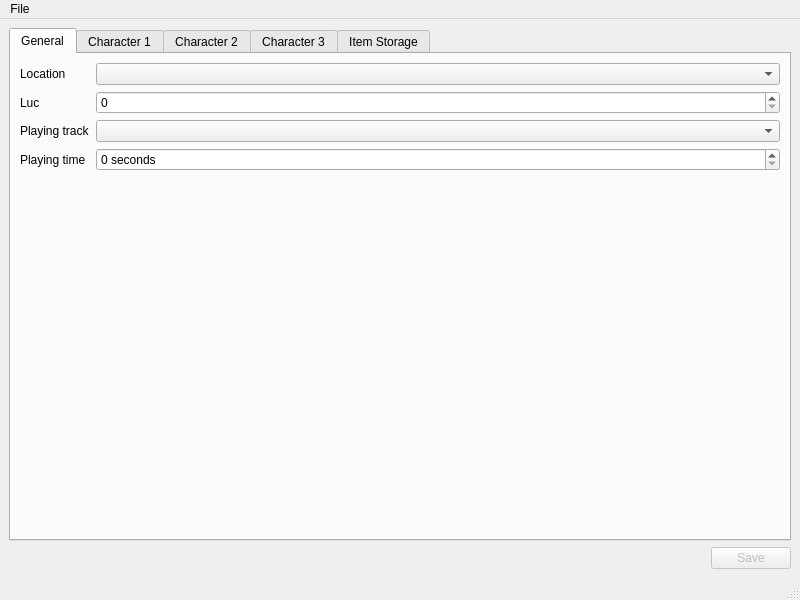
<?xml version="1.0" encoding="UTF-8"?>
<ui version="4.0">
 <class>MainWindow</class>
 <widget class="QMainWindow" name="MainWindow">
  <property name="geometry">
   <rect>
    <x>0</x>
    <y>0</y>
    <width>800</width>
    <height>600</height>
   </rect>
  </property>
  <property name="windowTitle">
   <string>Seiken Densetsu 3 Save Editor</string>
  </property>
  <widget class="QWidget" name="centralwidget">
   <layout class="QGridLayout" name="gridLayout">
    <item row="0" column="0">
     <widget class="QTabWidget" name="tabsOverview">
      <property name="currentIndex">
       <number>0</number>
      </property>
      <widget class="QWidget" name="tab">
       <attribute name="title">
        <string>General</string>
       </attribute>
       <layout class="QGridLayout" name="gridLayout_2">
        <item row="0" column="0">
         <layout class="QFormLayout" name="formLayout">
          <property name="fieldGrowthPolicy">
           <enum>QFormLayout::AllNonFixedFieldsGrow</enum>
          </property>
          <item row="0" column="0">
           <widget class="QLabel" name="locationLabel">
            <property name="text">
             <string>Location</string>
            </property>
           </widget>
          </item>
          <item row="0" column="1">
           <widget class="QComboBox" name="locationComboBox"/>
          </item>
          <item row="1" column="0">
           <widget class="QLabel" name="labelLuc">
            <property name="text">
             <string>Luc</string>
            </property>
           </widget>
          </item>
          <item row="1" column="1">
           <widget class="QSpinBox" name="spinBoxLuc">
            <property name="maximum">
             <number>677215</number>
            </property>
           </widget>
          </item>
          <item row="2" column="0">
           <widget class="QLabel" name="label">
            <property name="text">
             <string>Playing track</string>
            </property>
           </widget>
          </item>
          <item row="2" column="1">
           <widget class="QComboBox" name="tracksComboBox"/>
          </item>
          <item row="3" column="0">
           <widget class="QLabel" name="label_2">
            <property name="text">
             <string>Playing time</string>
            </property>
           </widget>
          </item>
          <item row="3" column="1">
           <widget class="QSpinBox" name="secondsSpinBox">
            <property name="suffix">
             <string> seconds</string>
            </property>
            <property name="maximum">
             <number>2147483647</number>
            </property>
           </widget>
          </item>
         </layout>
        </item>
       </layout>
      </widget>
      <widget class="QWidget" name="tab_2">
       <attribute name="title">
        <string>Character 1</string>
       </attribute>
       <layout class="QGridLayout" name="gridLayout_3">
        <item row="0" column="0">
         <layout class="QFormLayout" name="formLayout_3">
          <item row="1" column="0">
           <widget class="QLabel" name="labelCharacter1Name">
            <property name="text">
             <string>Name</string>
            </property>
           </widget>
          </item>
          <item row="1" column="1">
           <widget class="QLineEdit" name="c1NameLineEdit"/>
          </item>
          <item row="2" column="0">
           <widget class="QLabel" name="labelCurrentHpChar1">
            <property name="text">
             <string>Current HP</string>
            </property>
           </widget>
          </item>
          <item row="3" column="0">
           <widget class="QLabel" name="labelMaxHpChar1">
            <property name="text">
             <string>Max HP</string>
            </property>
           </widget>
          </item>
          <item row="2" column="1">
           <widget class="QSpinBox" name="spinBoxCurrentHpChar1">
            <property name="maximum">
             <number>999</number>
            </property>
           </widget>
          </item>
          <item row="3" column="1">
           <widget class="QSpinBox" name="spinBoxMaxHpChar1">
            <property name="maximum">
             <number>999</number>
            </property>
           </widget>
          </item>
          <item row="4" column="0">
           <widget class="QLabel" name="labelCurrentMpChar1">
            <property name="text">
             <string>Current MP</string>
            </property>
           </widget>
          </item>
          <item row="4" column="1">
           <widget class="QSpinBox" name="spinBoxCurrMpChar1">
            <property name="maximum">
             <number>999</number>
            </property>
           </widget>
          </item>
          <item row="5" column="0">
           <widget class="QLabel" name="labelMaxMpChar1">
            <property name="text">
             <string>Max MP</string>
            </property>
           </widget>
          </item>
          <item row="5" column="1">
           <widget class="QSpinBox" name="spinBoxMaxMpChar1">
            <property name="maximum">
             <number>999</number>
            </property>
           </widget>
          </item>
         </layout>
        </item>
       </layout>
      </widget>
      <widget class="QWidget" name="tab_3">
       <attribute name="title">
        <string>Character 2</string>
       </attribute>
       <layout class="QGridLayout" name="gridLayout_4">
        <item row="0" column="0">
         <layout class="QFormLayout" name="formLayout_4">
          <item row="1" column="0">
           <widget class="QLabel" name="labelCharacter2Name">
            <property name="text">
             <string>Name</string>
            </property>
           </widget>
          </item>
          <item row="1" column="1">
           <widget class="QLineEdit" name="c2NameLineEdit"/>
          </item>
          <item row="2" column="0">
           <widget class="QLabel" name="labelCurrentHpChar2">
            <property name="text">
             <string>Current HP</string>
            </property>
           </widget>
          </item>
          <item row="2" column="1">
           <widget class="QSpinBox" name="spinBoxCurrentHpChar2">
            <property name="maximum">
             <number>999</number>
            </property>
           </widget>
          </item>
          <item row="3" column="0">
           <widget class="QLabel" name="labelMaxHpChar2">
            <property name="text">
             <string>Max HP</string>
            </property>
           </widget>
          </item>
          <item row="3" column="1">
           <widget class="QSpinBox" name="spinBoxMaxHpChar2">
            <property name="maximum">
             <number>999</number>
            </property>
           </widget>
          </item>
          <item row="4" column="0">
           <widget class="QLabel" name="labelCurrentMpChar2">
            <property name="text">
             <string>Current MP</string>
            </property>
           </widget>
          </item>
          <item row="4" column="1">
           <widget class="QSpinBox" name="spinBoxCurrMpChar2">
            <property name="maximum">
             <number>999</number>
            </property>
           </widget>
          </item>
          <item row="5" column="0">
           <widget class="QLabel" name="labelMaxMpChar2">
            <property name="text">
             <string>Max MP</string>
            </property>
           </widget>
          </item>
          <item row="5" column="1">
           <widget class="QSpinBox" name="spinBoxMaxMpChar2">
            <property name="maximum">
             <number>999</number>
            </property>
           </widget>
          </item>
         </layout>
        </item>
       </layout>
      </widget>
      <widget class="QWidget" name="tab_4">
       <attribute name="title">
        <string>Character 3</string>
       </attribute>
       <layout class="QGridLayout" name="gridLayout_5">
        <item row="0" column="0">
         <layout class="QFormLayout" name="formLayout_5">
          <item row="1" column="0">
           <widget class="QLabel" name="labelCharacter3Name">
            <property name="text">
             <string>Name</string>
            </property>
           </widget>
          </item>
          <item row="1" column="1">
           <widget class="QLineEdit" name="c3NameLineEdit"/>
          </item>
          <item row="2" column="0">
           <widget class="QLabel" name="labelCurrentHpChar3">
            <property name="text">
             <string>Current HP</string>
            </property>
           </widget>
          </item>
          <item row="3" column="0">
           <widget class="QLabel" name="labelMaxHpChar3">
            <property name="text">
             <string>Max HP</string>
            </property>
           </widget>
          </item>
          <item row="2" column="1">
           <widget class="QSpinBox" name="spinBoxCurrentHpChar3">
            <property name="maximum">
             <number>999</number>
            </property>
           </widget>
          </item>
          <item row="3" column="1">
           <widget class="QSpinBox" name="spinBoxMaxHpChar3">
            <property name="maximum">
             <number>999</number>
            </property>
           </widget>
          </item>
          <item row="4" column="0">
           <widget class="QLabel" name="labelCurrentMpChar3">
            <property name="text">
             <string>Current MP</string>
            </property>
           </widget>
          </item>
          <item row="4" column="1">
           <widget class="QSpinBox" name="spinBoxCurrMpChar3">
            <property name="maximum">
             <number>999</number>
            </property>
           </widget>
          </item>
          <item row="5" column="0">
           <widget class="QLabel" name="labelMaxMpChar3">
            <property name="text">
             <string>Max MP</string>
            </property>
           </widget>
          </item>
          <item row="5" column="1">
           <widget class="QSpinBox" name="spinBoxMaxMpChar3">
            <property name="maximum">
             <number>999</number>
            </property>
           </widget>
          </item>
         </layout>
        </item>
       </layout>
      </widget>
      <widget class="QWidget" name="tab_5">
       <attribute name="title">
        <string>Item Storage</string>
       </attribute>
       <layout class="QGridLayout" name="gridLayout_6">
        <item row="0" column="0">
         <widget class="QTableWidget" name="storageTableWidget">
          <property name="cornerButtonEnabled">
           <bool>true</bool>
          </property>
          <attribute name="horizontalHeaderCascadingSectionResizes">
           <bool>false</bool>
          </attribute>
          <attribute name="horizontalHeaderDefaultSectionSize">
           <number>300</number>
          </attribute>
          <attribute name="horizontalHeaderMinimumSectionSize">
           <number>50</number>
          </attribute>
          <attribute name="horizontalHeaderStretchLastSection">
           <bool>true</bool>
          </attribute>
          <column>
           <property name="text">
            <string>Item</string>
           </property>
          </column>
          <column>
           <property name="text">
            <string>Amount</string>
           </property>
          </column>
         </widget>
        </item>
       </layout>
      </widget>
     </widget>
    </item>
    <item row="1" column="0" alignment="Qt::AlignRight">
     <widget class="QPushButton" name="saveButton">
      <property name="enabled">
       <bool>false</bool>
      </property>
      <property name="text">
       <string>Save</string>
      </property>
     </widget>
    </item>
   </layout>
  </widget>
  <widget class="QMenuBar" name="menubar">
   <property name="geometry">
    <rect>
     <x>0</x>
     <y>0</y>
     <width>800</width>
     <height>19</height>
    </rect>
   </property>
   <widget class="QMenu" name="menuFile">
    <property name="title">
     <string>File</string>
    </property>
    <addaction name="actionOpen"/>
    <addaction name="actionSave"/>
   </widget>
   <addaction name="menuFile"/>
  </widget>
  <widget class="QStatusBar" name="statusbar"/>
  <action name="actionOpen">
   <property name="text">
    <string>Open</string>
   </property>
   <property name="shortcut">
    <string>Ctrl+O</string>
   </property>
  </action>
  <action name="actionSave">
   <property name="enabled">
    <bool>false</bool>
   </property>
   <property name="text">
    <string>Save</string>
   </property>
   <property name="shortcut">
    <string>Ctrl+S</string>
   </property>
  </action>
 </widget>
 <resources/>
 <connections/>
</ui>
